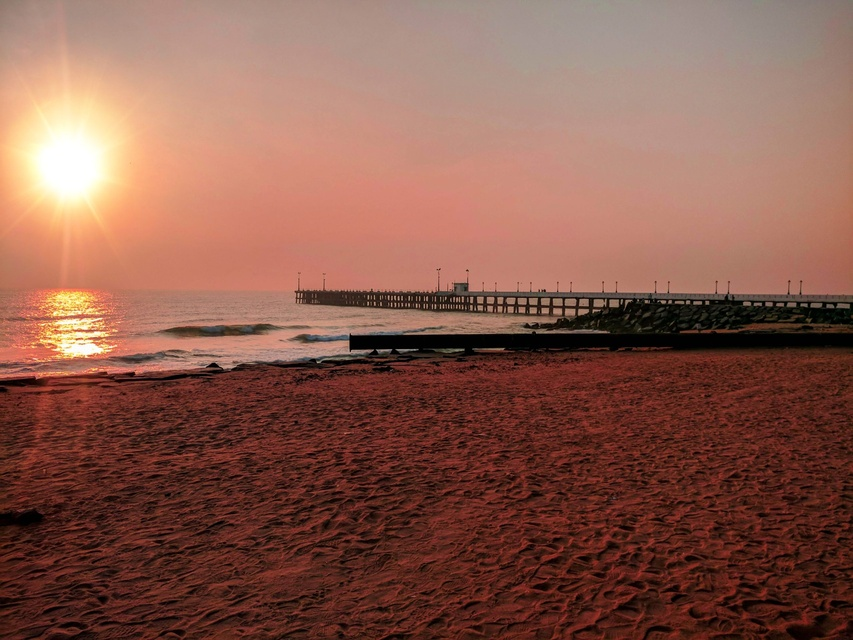
#> input picture A little survey on previous works/images/beach_target.jpeg, 853 x 640 px, shrunk from 2560 x 1920 before the run, found by its file name
$ jupyter execute Unofficial_implementation.ipynb
#> lines starting #> are read from the running program, lines starting #| are printed output that depends on the picture
[cell 1]
import numpy as np
import cv2
import matplotlib.pyplot as plt
import os

def rgb_to_xyz(rgb):
    """Convert RGB to XYZ color space."""
    M = np.array([[0.4124564, 0.3575761, 0.1804375],
                  [0.2126729, 0.7151522, 0.0721750],
                  [0.0193339, 0.1191920, 0.9503041]])
    return np.dot(rgb, M.T)

def xyz_to_lms(xyz):
    """Convert XYZ to LMS color space."""
    M = np.array([[0.4002, 0.7075, -0.0808],
                  [-0.2263, 1.1653, 0.0457],
                  [0.0000, 0.0000, 0.9182]])
    return np.dot(xyz, M.T)

def lms_to_lab(lms):
    """Convert LMS to lαβ color space."""
    lms = np.where(lms > 0, np.log(lms), 0)  # Apply log transformation
    M = np.array([[1/np.sqrt(3), 1/np.sqrt(3), 1/np.sqrt(3)],
                  [1/np.sqrt(6), 1/np.sqrt(6), -2/np.sqrt(6)],
                  [1/np.sqrt(2), -1/np.sqrt(2), 0]])
    return np.dot(lms, M.T)

def lab_to_lms(lab):
    """Convert lαβ to LMS color space."""
    M_inv = np.array([[1/np.sqrt(3), 1/np.sqrt(6), 1/np.sqrt(2)],
                      [1/np.sqrt(3), 1/np.sqrt(6), -1/np.sqrt(2)],
                      [1/np.sqrt(3), -2/np.sqrt(6), 0]])
    lms = np.dot(lab, M_inv.T)
    return np.exp(lms)  # Inverse log

def lms_to_xyz(lms):
    """Convert LMS to XYZ color space."""
    M_inv = np.array([[1.8601, -1.1295, 0.2199],
                      [0.3612, 0.6388, -0.0000],
                      [0.0000, 0.0000, 1.0891]])
    return np.dot(lms, M_inv.T)

def xyz_to_rgb(xyz):
    """Convert XYZ to RGB color space."""
    M_inv = np.array([[3.2404542, -1.5371385, -0.4985314],
                      [-0.9692660, 1.8760108, 0.0415560],
                      [0.0556434, -0.2040259, 1.0572252]])
    rgb = np.dot(xyz, M_inv.T)
    return np.clip(rgb, 0, 1)  # Ensure values are in valid range

def color_transfer(source, target):
    """Perform color transfer from target image to source image."""
    source = source.astype(np.float32) / 255.0
    target = target.astype(np.float32) / 255.0

    # Convert images to lαβ space
    source_lab = lms_to_lab(xyz_to_lms(rgb_to_xyz(source)))
    target_lab = lms_to_lab(xyz_to_lms(rgb_to_xyz(target)))

    # Compute mean and std for source and target
    mean_s, std_s = np.mean(source_lab, axis=(0,1)), np.std(source_lab, axis=(0,1))
    mean_t, std_t = np.mean(target_lab, axis=(0,1)), np.std(target_lab, axis=(0,1))

    # Normalize source image and match target statistics
    result_lab = (source_lab - mean_s) * (std_t / std_s) + mean_t

    # Convert back to RGB
    result_rgb = xyz_to_rgb(lms_to_xyz(lab_to_lms(result_lab)))

    return (result_rgb * 255).astype(np.uint8)

[cell 2]
# Load images
source_img = cv2.cvtColor(cv2.imread(r"/home/neelraj-reddy/college/6th_sem/computer vision/project/A little survey on previous works/images/beach_target.jpeg"), cv2.COLOR_BGR2RGB)
target_img = cv2.cvtColor(cv2.imread(r"/home/neelraj-reddy/college/6th_sem/computer vision/project/A little survey on previous works/images/beach_ref.jpeg"), cv2.COLOR_BGR2RGB)
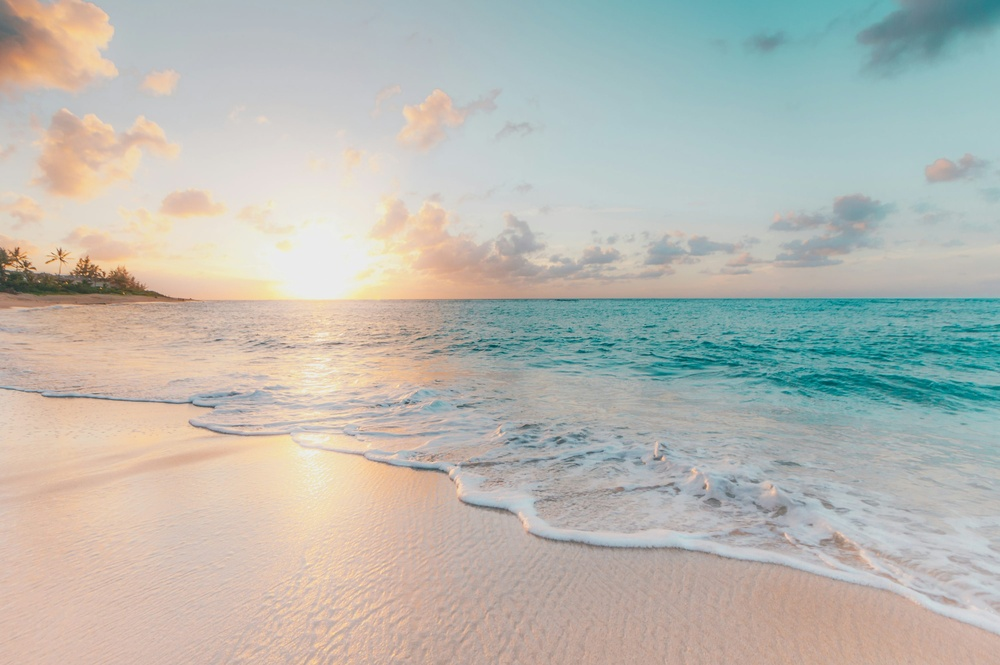
#> input picture A little survey on previous works/images/beach_ref.jpeg, 1000 x 665 px, shrunk from 3000 x 1994 before the run, found by its file name

# Apply color transfer
result_img = color_transfer(target_img,source_img)
#> in xyz_to_lms, `M = np.array([[0.4002, 0.7075, -0.0808], [-0.2263, 1.1653, 0.0457], [0..`: M = [[0.4, 0.708, -0.0808], [-0.226, 1.17, 0.0457], [0, 0, 0.918]]
#> in color_transfer, `mean_s, std_s = np.mean(source_lab, axis=(0,1)), np.std(source_lab, ax..`: mean_s = [-0.598, 0.0241, -0.00101]; std_s = [0.259, 0.0732, 0.0247]
#> in color_transfer, `mean_t, std_t = np.mean(target_lab, axis=(0,1)), np.std(target_lab, ax..`: mean_t = [-2.33, 0.318, 0.0837]; std_t = [1.77, 0.329, 0.07]
#> in lab_to_lms, `return np.exp(lms)`:
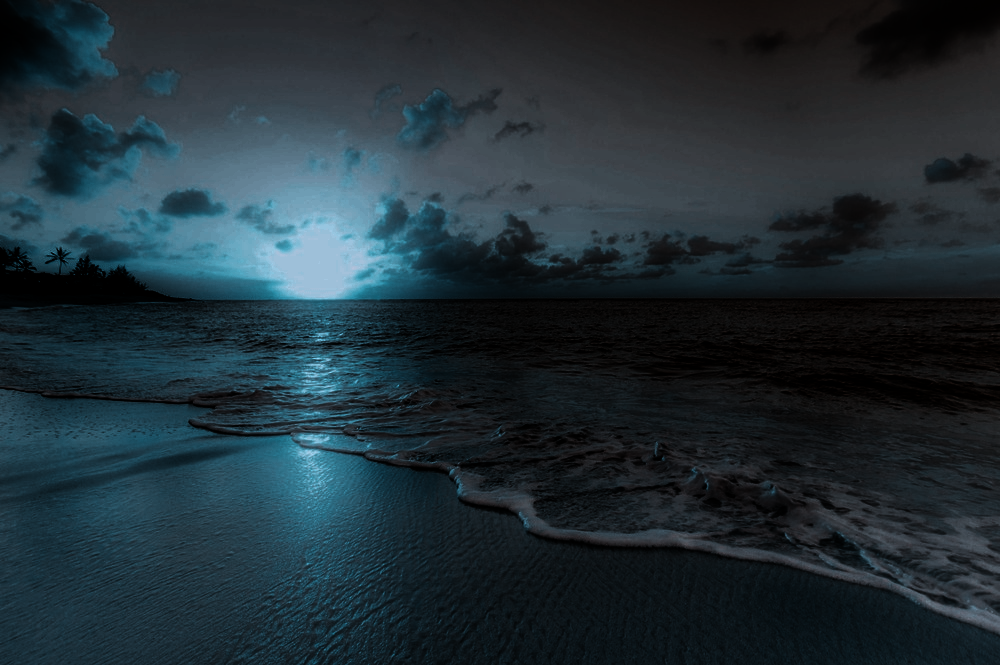
#> returned value: shape (665, 1000, 3) float64; mean of channels 0, 1, 2 0.455, 0.395, 0.276; drawn with min black and max white
#> in lms_to_xyz, `M_inv = np.array([[1.8601, -1.1295, 0.2199], [0.3612, 0.6388, -0.0000]..`: M_inv = [[1.86, -1.13, 0.22], [0.361, 0.639, 0], [0, 0, 1.09]]
#> in xyz_to_rgb, `M_inv = np.array([[3.2404542, -1.5371385, -0.4985314], [-0.9692660, 1...`: M_inv = [[3.24, -1.54, -0.499], [-0.969, 1.88, 0.0416], [0.0556, -0.204, 1.06]]
#> in xyz_to_rgb, `return np.clip(rgb, 0, 1)`:
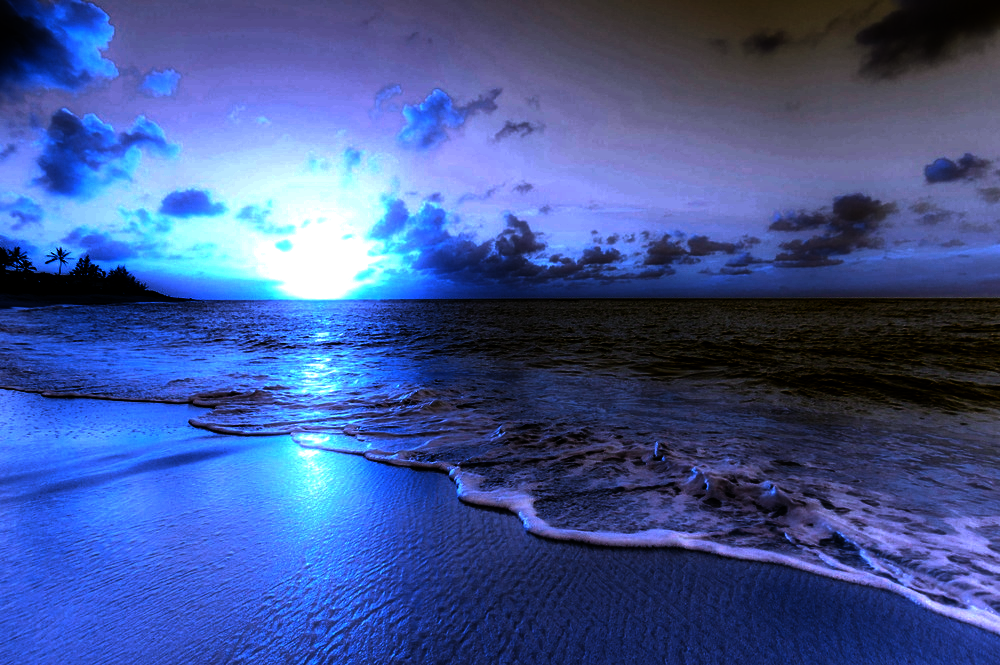
#> returned value: shape (665, 1000, 3) float64; mean of channels 0, 1, 2 0.586, 0.34, 0.256; drawn as B, G, R

[cell 3]
# Show results
fig, ax = plt.subplots(1, 3, figsize=(12, 4))
ax[0].imshow(source_img)
ax[0].set_title("Source Image")
ax[0].axis("off")

ax[1].imshow(target_img)
ax[1].set_title("Target Image")
ax[1].axis("off")

ax[2].imshow(result_img)
ax[2].set_title("Color Transferred Image")
ax[2].axis("off")

plt.show()

## **3. Handling Multiple Color Clusters**
The paper also notes that simple mean-variance matching might fail if:
- The source and target images have **different dominant colors** (e.g., source has a lot of grass, target has more sky).
- The method assumes **global** color statistics, but colors may vary across different regions.

### **Solution: Cluster-Based Color Matching**
- Instead of treating the whole image as one unit, the image can be split into **clusters** (e.g., sky, grass).
- Compute **mean and standard deviation** for each cluster separately.
- Assign each pixel in the source image to the **nearest cluster** in the target image using **normalized distances**.
- Blend color-mapped pixels using weights **inversely proportional to distance** from cluster centers.

This **localized approach** improves quality when the images contain **different regions with different color distributions**.

[cell 4]
from sklearn.cluster import KMeans

def cluster_color_transfer(source, target, n_clusters=3):
    """Perform color transfer using K-Means clustering."""
#> called with n_clusters = 3
    source = source.astype(np.float32) / 255.0
    target = target.astype(np.float32) / 255.0

    # Convert images to lαβ space
    source_lab = lms_to_lab(xyz_to_lms(rgb_to_xyz(source.reshape(-1, 3))))
    target_lab = lms_to_lab(xyz_to_lms(rgb_to_xyz(target.reshape(-1, 3))))

    # Apply K-Means clustering
    kmeans_source = KMeans(n_clusters=n_clusters, n_init=10).fit(source_lab)
    kmeans_target = KMeans(n_clusters=n_clusters, n_init=10).fit(target_lab)

    source_labels = kmeans_source.labels_
    target_labels = kmeans_target.labels_
    source_centers = kmeans_source.cluster_centers_
#> source_centers = [[-0.445, 0.036, 0.00408], [-1.42, -0.0523, -0.0488], [-0.736, 0.0148, -0.00304]]
    target_centers = kmeans_target.cluster_centers_
#> target_centers = [[-7.75, 1.24, 0.213], [-0.999, 0.153, 0.0397], [-3.34, 0.418, 0.123]]

    # Match clusters based on Euclidean distance
    matched_clusters = {}
    for i, src_center in enumerate(source_centers):
        closest_cluster = np.argmin(np.linalg.norm(target_centers - src_center, axis=1))
        matched_clusters[i] = closest_cluster
#> this loop made 3 passes
#> after the loop, matched_clusters = {0: 1, 1: 1, 2: 1}

    # Apply color transfer per cluster
    result_lab = np.zeros_like(source_lab)
    for src_cluster, tgt_cluster in matched_clusters.items():
        src_mask = source_labels == src_cluster
        tgt_mask = target_labels == tgt_cluster

        mean_s, std_s = source_lab[src_mask].mean(axis=0), source_lab[src_mask].std(axis=0)
        mean_t, std_t = target_lab[tgt_mask].mean(axis=0), target_lab[tgt_mask].std(axis=0)

        # Normalize and match target statistics
        result_lab[src_mask] = (source_lab[src_mask] - mean_s) * (std_t / std_s) + mean_t
#> this loop made 3 passes
#> (mean_s, std_s) on passes 1 to 3: ([-0.445, 0.036, 0.00408], [0.0966, 0.0596, 0.0133]), ([-1.42, -0.0522, -0.0489], [0.35, 0.148, 0.0565]), ([-0.736, 0.0148, -0.00305], [0.106, 0.0717, 0.0254])

    # Convert back to RGB
    result_rgb = xyz_to_rgb(lms_to_xyz(lab_to_lms(result_lab.reshape(source.shape))))
#> in lab_to_lms (call 2), `lms = np.dot(lab, M_inv.T)`:
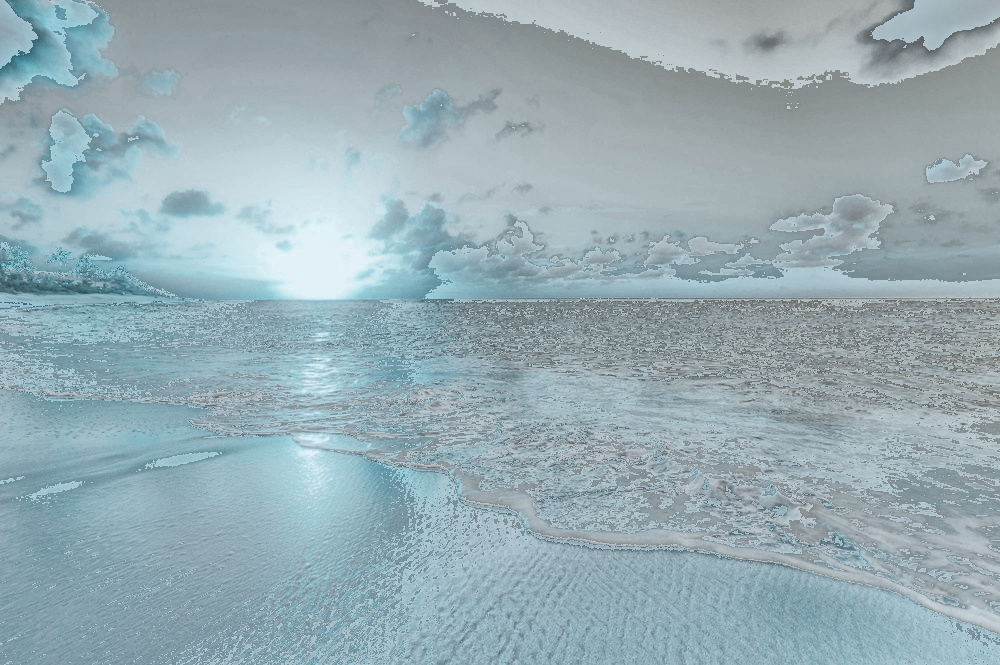
#> lms: shape (665, 1000, 3) float64; mean of channels 0, 1, 2 -0.486, -0.543, -0.702; drawn with min black and max white
#> in lab_to_lms (call 2), `lms = np.dot(lab, M_inv.T)`:
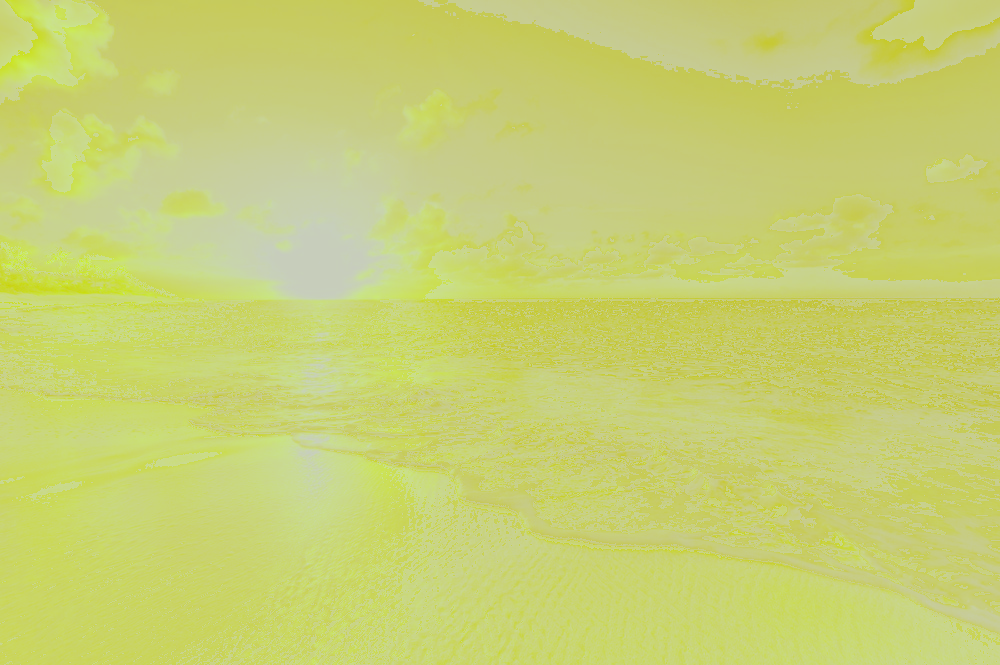
#> lab: shape (665, 1000, 3) float64; mean of channels 0, 1, 2 -0.999, 0.153, 0.0397; drawn with min black and max white
#> in xyz_to_rgb (call 2), `rgb = np.dot(xyz, M_inv.T)`:
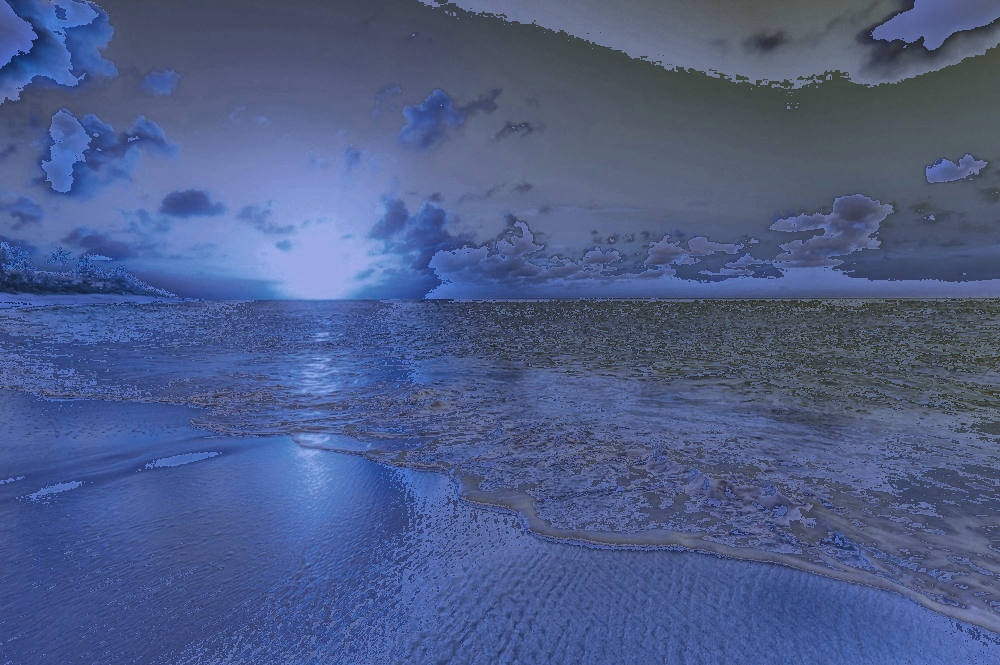
#> rgb: shape (665, 1000, 3) float64; mean of channels 0, 1, 2 0.765, 0.565, 0.49; drawn with min black and max white
#> in xyz_to_rgb (call 2), `return np.clip(rgb, 0, 1)`:
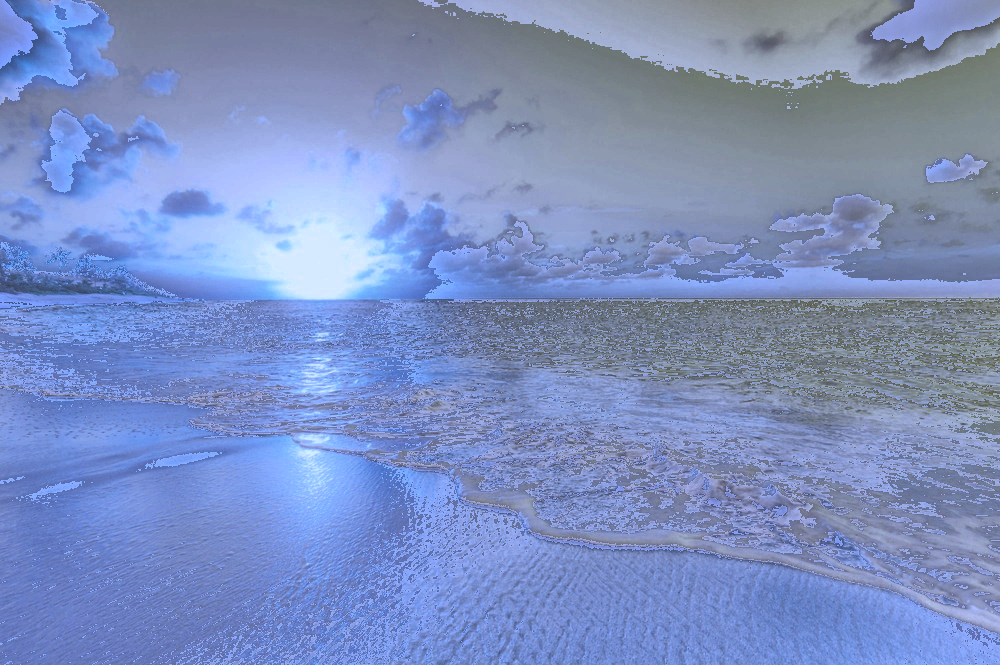
#> returned value: shape (665, 1000, 3) float64; mean of channels 0, 1, 2 0.759, 0.565, 0.49; drawn as B, G, R

    return (result_rgb * 255).astype(np.uint8)

# Apply cluster-based color transfer
cluster_result = cluster_color_transfer(target_img,source_img,  n_clusters=3)

# Show results
fig, ax = plt.subplots(1, 3, figsize=(12, 4))
ax[0].imshow(source_img)
ax[0].set_title("Source Image")
ax[0].axis("off")

ax[1].imshow(target_img)
ax[1].set_title("Target Image")
ax[1].axis("off")

ax[2].imshow(cluster_result)
ax[2].set_title("Cluster-Based Color Transferred Image")
ax[2].axis("off")

plt.show()
